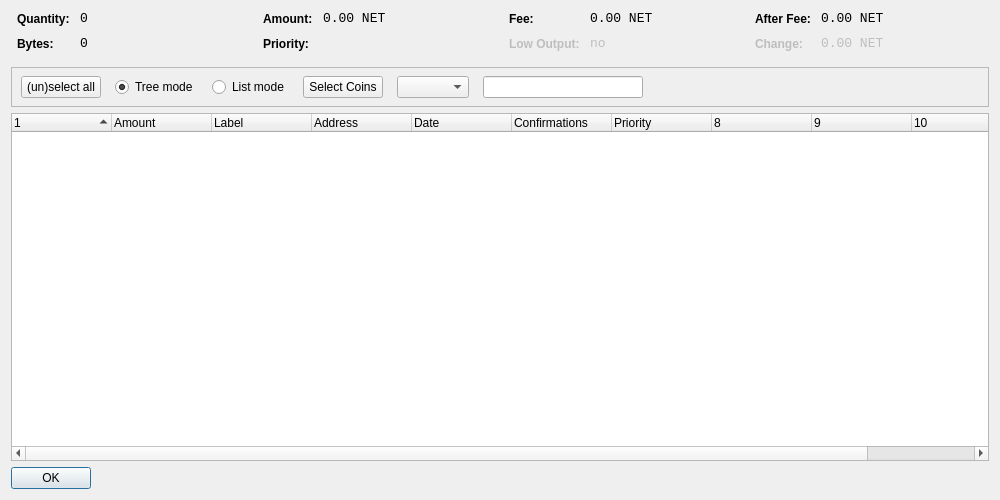
<?xml version="1.0" encoding="UTF-8"?>
<ui version="4.0">
 <class>CoinControlDialog</class>
 <widget class="QDialog" name="CoinControlDialog">
  <property name="geometry">
   <rect>
    <x>0</x>
    <y>0</y>
    <width>1000</width>
    <height>500</height>
   </rect>
  </property>
  <property name="windowTitle">
   <string>Coin Control</string>
  </property>
  <layout class="QVBoxLayout" name="verticalLayout">
   <item>
    <layout class="QHBoxLayout" name="horizontalLayoutTop" stretch="0,0,0,0">
     <property name="topMargin">
      <number>0</number>
     </property>
     <property name="bottomMargin">
      <number>10</number>
     </property>
     <item>
      <layout class="QFormLayout" name="formLayoutCoinControl1">
       <property name="horizontalSpacing">
        <number>10</number>
       </property>
       <property name="verticalSpacing">
        <number>10</number>
       </property>
       <property name="leftMargin">
        <number>6</number>
       </property>
       <property name="rightMargin">
        <number>6</number>
       </property>
       <item row="0" column="0">
        <widget class="QLabel" name="labelCoinControlQuantityText">
         <property name="styleSheet">
          <string notr="true">font-weight:bold;</string>
         </property>
         <property name="text">
          <string>Quantity:</string>
         </property>
        </widget>
       </item>
       <item row="0" column="1">
        <widget class="QLabel" name="labelCoinControlQuantity">
         <property name="font">
          <font>
           <family>Monospace</family>
           <pointsize>10</pointsize>
          </font>
         </property>
         <property name="cursor">
          <cursorShape>IBeamCursor</cursorShape>
         </property>
         <property name="contextMenuPolicy">
          <enum>Qt::ActionsContextMenu</enum>
         </property>
         <property name="text">
          <string notr="true">0</string>
         </property>
         <property name="textInteractionFlags">
          <set>Qt::LinksAccessibleByMouse|Qt::TextSelectableByKeyboard|Qt::TextSelectableByMouse</set>
         </property>
        </widget>
       </item>
       <item row="1" column="0">
        <widget class="QLabel" name="labelCoinControlBytesText">
         <property name="styleSheet">
          <string notr="true">font-weight:bold;</string>
         </property>
         <property name="text">
          <string>Bytes:</string>
         </property>
        </widget>
       </item>
       <item row="1" column="1">
        <widget class="QLabel" name="labelCoinControlBytes">
         <property name="font">
          <font>
           <family>Monospace</family>
           <pointsize>10</pointsize>
          </font>
         </property>
         <property name="cursor">
          <cursorShape>IBeamCursor</cursorShape>
         </property>
         <property name="contextMenuPolicy">
          <enum>Qt::ActionsContextMenu</enum>
         </property>
         <property name="text">
          <string notr="true">0</string>
         </property>
         <property name="textInteractionFlags">
          <set>Qt::LinksAccessibleByMouse|Qt::TextSelectableByKeyboard|Qt::TextSelectableByMouse</set>
         </property>
        </widget>
       </item>
      </layout>
     </item>
     <item>
      <layout class="QFormLayout" name="formLayoutCoinControl2">
       <property name="horizontalSpacing">
        <number>10</number>
       </property>
       <property name="verticalSpacing">
        <number>10</number>
       </property>
       <property name="leftMargin">
        <number>6</number>
       </property>
       <property name="rightMargin">
        <number>6</number>
       </property>
       <item row="0" column="0">
        <widget class="QLabel" name="labelCoinControlAmountText">
         <property name="styleSheet">
          <string notr="true">font-weight:bold;</string>
         </property>
         <property name="text">
          <string>Amount:</string>
         </property>
        </widget>
       </item>
       <item row="0" column="1">
        <widget class="QLabel" name="labelCoinControlAmount">
         <property name="font">
          <font>
           <family>Monospace</family>
           <pointsize>10</pointsize>
          </font>
         </property>
         <property name="cursor">
          <cursorShape>IBeamCursor</cursorShape>
         </property>
         <property name="contextMenuPolicy">
          <enum>Qt::ActionsContextMenu</enum>
         </property>
         <property name="text">
          <string notr="true">0.00 NET</string>
         </property>
         <property name="textInteractionFlags">
          <set>Qt::LinksAccessibleByMouse|Qt::TextSelectableByKeyboard|Qt::TextSelectableByMouse</set>
         </property>
        </widget>
       </item>
       <item row="1" column="0">
        <widget class="QLabel" name="labelCoinControlPriorityText">
         <property name="styleSheet">
          <string notr="true">font-weight:bold;</string>
         </property>
         <property name="text">
          <string>Priority:</string>
         </property>
        </widget>
       </item>
       <item row="1" column="1">
        <widget class="QLabel" name="labelCoinControlPriority">
         <property name="font">
          <font>
           <family>Monospace</family>
           <pointsize>10</pointsize>
          </font>
         </property>
         <property name="cursor">
          <cursorShape>IBeamCursor</cursorShape>
         </property>
         <property name="contextMenuPolicy">
          <enum>Qt::ActionsContextMenu</enum>
         </property>
         <property name="text">
          <string/>
         </property>
         <property name="textInteractionFlags">
          <set>Qt::LinksAccessibleByMouse|Qt::TextSelectableByKeyboard|Qt::TextSelectableByMouse</set>
         </property>
        </widget>
       </item>
      </layout>
     </item>
     <item>
      <layout class="QFormLayout" name="formLayoutCoinControl3">
       <property name="horizontalSpacing">
        <number>10</number>
       </property>
       <property name="verticalSpacing">
        <number>10</number>
       </property>
       <property name="leftMargin">
        <number>6</number>
       </property>
       <property name="rightMargin">
        <number>6</number>
       </property>
       <item row="0" column="0">
        <widget class="QLabel" name="labelCoinControlFeeText">
         <property name="styleSheet">
          <string notr="true">font-weight:bold;</string>
         </property>
         <property name="text">
          <string>Fee:</string>
         </property>
        </widget>
       </item>
       <item row="0" column="1">
        <widget class="QLabel" name="labelCoinControlFee">
         <property name="font">
          <font>
           <family>Monospace</family>
           <pointsize>10</pointsize>
          </font>
         </property>
         <property name="cursor">
          <cursorShape>IBeamCursor</cursorShape>
         </property>
         <property name="contextMenuPolicy">
          <enum>Qt::ActionsContextMenu</enum>
         </property>
         <property name="text">
          <string notr="true">0.00 NET</string>
         </property>
         <property name="textInteractionFlags">
          <set>Qt::LinksAccessibleByMouse|Qt::TextSelectableByKeyboard|Qt::TextSelectableByMouse</set>
         </property>
        </widget>
       </item>
       <item row="1" column="0">
        <widget class="QLabel" name="labelCoinControlLowOutputText">
         <property name="enabled">
          <bool>false</bool>
         </property>
         <property name="styleSheet">
          <string notr="true">font-weight:bold;</string>
         </property>
         <property name="text">
          <string>Low Output:</string>
         </property>
        </widget>
       </item>
       <item row="1" column="1">
        <widget class="QLabel" name="labelCoinControlLowOutput">
         <property name="enabled">
          <bool>false</bool>
         </property>
         <property name="font">
          <font>
           <family>Monospace</family>
           <pointsize>10</pointsize>
          </font>
         </property>
         <property name="cursor">
          <cursorShape>IBeamCursor</cursorShape>
         </property>
         <property name="contextMenuPolicy">
          <enum>Qt::ActionsContextMenu</enum>
         </property>
         <property name="text">
          <string notr="true">no</string>
         </property>
         <property name="textInteractionFlags">
          <set>Qt::LinksAccessibleByMouse|Qt::TextSelectableByKeyboard|Qt::TextSelectableByMouse</set>
         </property>
        </widget>
       </item>
      </layout>
     </item>
     <item>
      <layout class="QFormLayout" name="formLayoutCoinControl4">
       <property name="horizontalSpacing">
        <number>10</number>
       </property>
       <property name="verticalSpacing">
        <number>10</number>
       </property>
       <property name="leftMargin">
        <number>6</number>
       </property>
       <property name="rightMargin">
        <number>6</number>
       </property>
       <item row="0" column="0">
        <widget class="QLabel" name="labelCoinControlAfterFeeText">
         <property name="styleSheet">
          <string notr="true">font-weight:bold;</string>
         </property>
         <property name="text">
          <string>After Fee:</string>
         </property>
        </widget>
       </item>
       <item row="0" column="1">
        <widget class="QLabel" name="labelCoinControlAfterFee">
         <property name="font">
          <font>
           <family>Monospace</family>
           <pointsize>10</pointsize>
          </font>
         </property>
         <property name="cursor">
          <cursorShape>IBeamCursor</cursorShape>
         </property>
         <property name="contextMenuPolicy">
          <enum>Qt::ActionsContextMenu</enum>
         </property>
         <property name="text">
          <string notr="true">0.00 NET</string>
         </property>
         <property name="textInteractionFlags">
          <set>Qt::LinksAccessibleByMouse|Qt::TextSelectableByKeyboard|Qt::TextSelectableByMouse</set>
         </property>
        </widget>
       </item>
       <item row="1" column="0">
        <widget class="QLabel" name="labelCoinControlChangeText">
         <property name="enabled">
          <bool>false</bool>
         </property>
         <property name="styleSheet">
          <string notr="true">font-weight:bold;</string>
         </property>
         <property name="text">
          <string>Change:</string>
         </property>
        </widget>
       </item>
       <item row="1" column="1">
        <widget class="QLabel" name="labelCoinControlChange">
         <property name="enabled">
          <bool>false</bool>
         </property>
         <property name="font">
          <font>
           <family>Monospace</family>
           <pointsize>10</pointsize>
          </font>
         </property>
         <property name="cursor">
          <cursorShape>IBeamCursor</cursorShape>
         </property>
         <property name="contextMenuPolicy">
          <enum>Qt::ActionsContextMenu</enum>
         </property>
         <property name="text">
          <string notr="true">0.00 NET</string>
         </property>
         <property name="textInteractionFlags">
          <set>Qt::LinksAccessibleByMouse|Qt::TextSelectableByKeyboard|Qt::TextSelectableByMouse</set>
         </property>
        </widget>
       </item>
      </layout>
     </item>
    </layout>
   </item>
   <item>
    <widget class="QFrame" name="frame">
     <property name="minimumSize">
      <size>
       <width>0</width>
       <height>40</height>
      </size>
     </property>
     <property name="frameShape">
      <enum>QFrame::StyledPanel</enum>
     </property>
     <property name="frameShadow">
      <enum>QFrame::Sunken</enum>
     </property>
     <widget class="QWidget" name="horizontalLayoutWidget">
      <property name="geometry">
       <rect>
        <x>10</x>
        <y>0</y>
        <width>781</width>
        <height>41</height>
       </rect>
      </property>
      <layout class="QHBoxLayout" name="horizontalLayoutPanel" stretch="0,0,0,0,0,0,0">
       <property name="spacing">
        <number>14</number>
       </property>
       <item>
        <widget class="QPushButton" name="pushButtonSelectAll">
         <property name="sizePolicy">
          <sizepolicy hsizetype="Maximum" vsizetype="Fixed">
           <horstretch>0</horstretch>
           <verstretch>0</verstretch>
          </sizepolicy>
         </property>
         <property name="text">
          <string>(un)select all</string>
         </property>
        </widget>
       </item>
       <item>
        <widget class="QRadioButton" name="radioTreeMode">
         <property name="sizePolicy">
          <sizepolicy hsizetype="Maximum" vsizetype="Fixed">
           <horstretch>0</horstretch>
           <verstretch>0</verstretch>
          </sizepolicy>
         </property>
         <property name="text">
          <string>Tree mode</string>
         </property>
         <property name="checked">
          <bool>true</bool>
         </property>
        </widget>
       </item>
       <item>
        <widget class="QRadioButton" name="radioListMode">
         <property name="sizePolicy">
          <sizepolicy hsizetype="Maximum" vsizetype="Fixed">
           <horstretch>0</horstretch>
           <verstretch>0</verstretch>
          </sizepolicy>
         </property>
         <property name="text">
          <string>List mode</string>
         </property>
        </widget>
       </item>
       <item>
        <widget class="QPushButton" name="pushButtonCustomCC">
         <property name="text">
          <string>Select Coins</string>
         </property>
        </widget>
       </item>
       <item>
        <widget class="QComboBox" name="QComboBoxFilterCoins"/>
       </item>
       <item>
        <widget class="QLineEdit" name="lineEditCustomCC"/>
       </item>
       <item>
        <spacer name="horizontalSpacer">
         <property name="orientation">
          <enum>Qt::Horizontal</enum>
         </property>
         <property name="sizeHint" stdset="0">
          <size>
           <width>40</width>
           <height>20</height>
          </size>
         </property>
        </spacer>
       </item>
      </layout>
     </widget>
    </widget>
   </item>
   <item>
    <widget class="CoinControlTreeWidget" name="treeWidget">
     <property name="contextMenuPolicy">
      <enum>Qt::CustomContextMenu</enum>
     </property>
     <property name="sortingEnabled">
      <bool>false</bool>
     </property>
     <property name="columnCount">
      <number>11</number>
     </property>
     <attribute name="headerShowSortIndicator" stdset="0">
      <bool>true</bool>
     </attribute>
     <attribute name="headerStretchLastSection">
      <bool>false</bool>
     </attribute>
     <column>
      <property name="text">
       <string/>
      </property>
     </column>
     <column>
      <property name="text">
       <string>Amount</string>
      </property>
     </column>
     <column>
      <property name="text">
       <string>Label</string>
      </property>
     </column>
     <column>
      <property name="text">
       <string>Address</string>
      </property>
     </column>
     <column>
      <property name="text">
       <string>Date</string>
      </property>
     </column>
     <column>
      <property name="text">
       <string>Confirmations</string>
      </property>
      <property name="toolTip">
       <string>Confirmed</string>
      </property>
     </column>
     <column>
      <property name="text">
       <string>Priority</string>
      </property>
     </column>
     <column>
      <property name="text">
       <string/>
      </property>
     </column>
     <column>
      <property name="text">
       <string/>
      </property>
     </column>
     <column>
      <property name="text">
       <string/>
      </property>
     </column>
     <column>
      <property name="text">
       <string/>
      </property>
     </column>
    </widget>
   </item>
   <item>
    <widget class="QDialogButtonBox" name="buttonBox">
     <property name="sizePolicy">
      <sizepolicy hsizetype="Maximum" vsizetype="Fixed">
       <horstretch>0</horstretch>
       <verstretch>0</verstretch>
      </sizepolicy>
     </property>
     <property name="orientation">
      <enum>Qt::Horizontal</enum>
     </property>
     <property name="standardButtons">
      <set>QDialogButtonBox::Ok</set>
     </property>
    </widget>
   </item>
  </layout>
 </widget>
 <customwidgets>
  <customwidget>
   <class>CoinControlTreeWidget</class>
   <extends>QTreeWidget</extends>
   <header>coincontroltreewidget.h</header>
  </customwidget>
 </customwidgets>
 <resources/>
 <connections/>
</ui>
